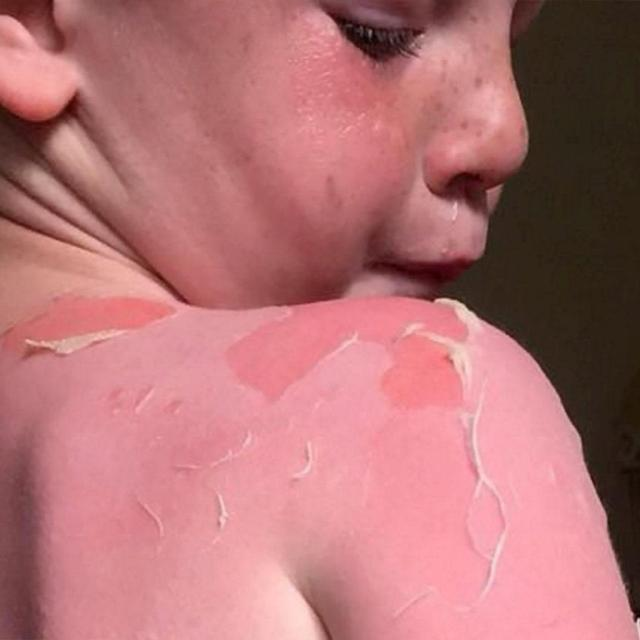
#> input picture First_Degree/0274_jpg.rf.e4a2fff0443e8bf5c61f6bfbcc187e8f.jpg, 640 x 640 px, found by its file name; its folder holds only this picture in this run
$ python augment.py
#> lines starting #> are read from the running program, lines starting #| are printed output that depends on the picture
import cv2
import numpy as np
import random
import os


def adjust_brightness(image, factor):
    return cv2.convertScaleAbs(image, alpha=factor, beta=0)


def adjust_contrast(image, factor):
    mean = np.mean(image)
    return cv2.convertScaleAbs(image, alpha=factor, beta=(1 - factor) * mean)


def add_gaussian_blur(image, ksize):
    return cv2.GaussianBlur(image, (ksize, ksize), 0)


def add_salt_and_pepper_noise(image, salt_prob=0.02, pepper_prob=0.02):
    noisy_image = image.copy()
    total_pixels = image.size
    num_salt = int(total_pixels * salt_prob)
    num_pepper = int(total_pixels * pepper_prob)

    # Add salt (white pixels)
    coords = [np.random.randint(0, i - 1, num_salt) for i in image.shape[:2]]
    noisy_image[coords[0], coords[1]] = 255

    # Add pepper (black pixels)
    coords = [np.random.randint(0, i - 1, num_pepper) for i in image.shape[:2]]
    noisy_image[coords[0], coords[1]] = 0

    return noisy_image


def augment_image(image):
    augmented_images = [
        image,  # Original
        cv2.flip(image, 1),  # Flip horizontally
        cv2.flip(image, 0),  # Flip vertically
        cv2.flip(image, -1),  # Flip both axes
        adjust_brightness(image, 0.8),  # Decrease brightness
        add_salt_and_pepper_noise(image, 0.02, 0.02),  # Salt & pepper noise
    ]

    return augmented_images

def augment_dataset(dataset_dir, save_dir):
#> called with dataset_dir = 'enson_removed_preprocessed', save_dir = 'enson_removed_preprocessed_augmented'
    dataset_dir = os.path.abspath(dataset_dir)
    save_dir = os.path.abspath(save_dir)

    print(f"Dataset directory: {dataset_dir}")  # Debugging
    print(f"Save directory: {save_dir}")  # Debugging

    # Create save directories for each burn degree if they don't exist
    for burn_degree in ['first_degree', 'second_degree', 'third_degree']:
        os.makedirs(os.path.normpath(os.path.join(save_dir, burn_degree)), exist_ok=True)

    # Loop through the dataset directory
    for burn_degree in ['first_degree', 'second_degree', 'third_degree']:
        burn_degree_path = os.path.normpath(os.path.join(dataset_dir, burn_degree))

        if not os.path.exists(burn_degree_path):  # Check if the directory exists
            print(f"Error: Directory '{burn_degree_path}' does not exist. Skipping.")
            continue

        print(f"Processing images in: {burn_degree_path}")  # Debugging

        # Loop through images in each burn degree folder
        for image_name in os.listdir(burn_degree_path):
            image_path = os.path.normpath(os.path.join(burn_degree_path, image_name))

            # Check if the file is an image
            if image_name.lower().endswith(('.png', '.jpg', '.jpeg')):
                image = cv2.imread(image_path)
#> image is the input picture: shape (640, 640, 3); mean B, G, R 116.6, 114.4, 179.7
                if image is None:
                    print(f"Warning: Unable to read {image_path}. Skipping.")
                    continue

                augmented_images = augment_image(image)
#> in adjust_brightness, `return cv2.convertScaleAbs(image, alpha=factor, beta=0)`:
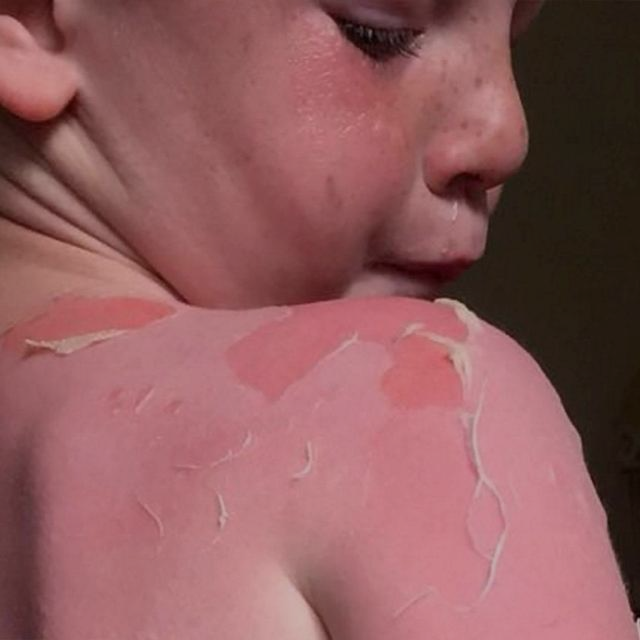
#> returned value: shape (640, 640, 3); mean of channels 0, 1, 2 93.3, 91.5, 143.8; drawn as B, G, R
#> in add_salt_and_pepper_noise, `noisy_image[coords[0], coords[1]] = 0`:
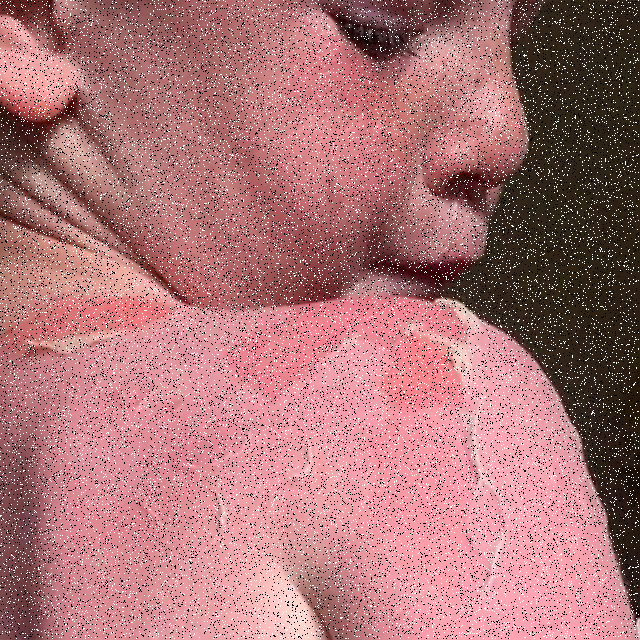
#> noisy_image: shape (640, 640, 3); mean B, G, R 117.4, 115.4, 173.4
#> augmented_images = 6 items

                # Save augmented images
                for idx, img in enumerate(augmented_images):
                    save_path = os.path.normpath(os.path.join(save_dir, burn_degree, f"{os.path.splitext(image_name)[0]}_aug_{idx}.jpg"))
                    cv2.imwrite(save_path, img)
#> this loop made 6 passes
#> pass 2, in augment_dataset, `cv2.imwrite(save_path, img)`:
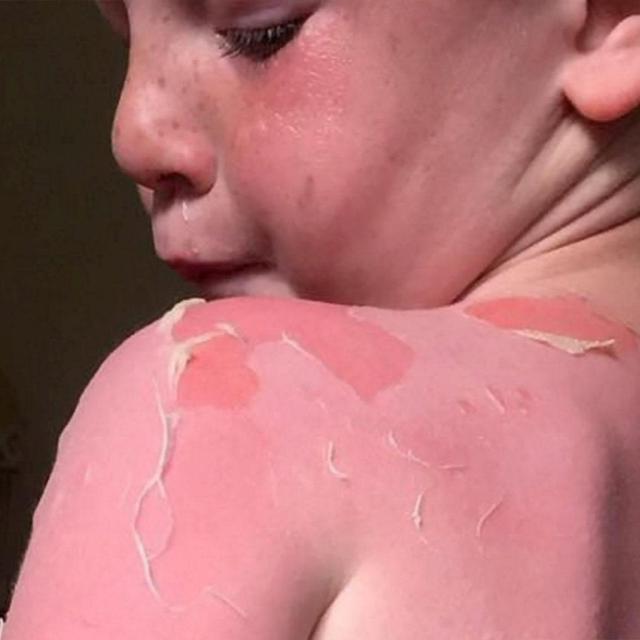
#> saved as 0274_jpg.rf.e4a2fff0443e8bf5c61f6bfbcc187e8f_aug_1.jpg: shape (640, 640, 3); mean B, G, R 116.6, 114.4, 179.7


# Example usage
dataset_dir = "enson_removed_preprocessed"
save_dir = "enson_removed_preprocessed_augmented"

augment_dataset(dataset_dir, save_dir)
